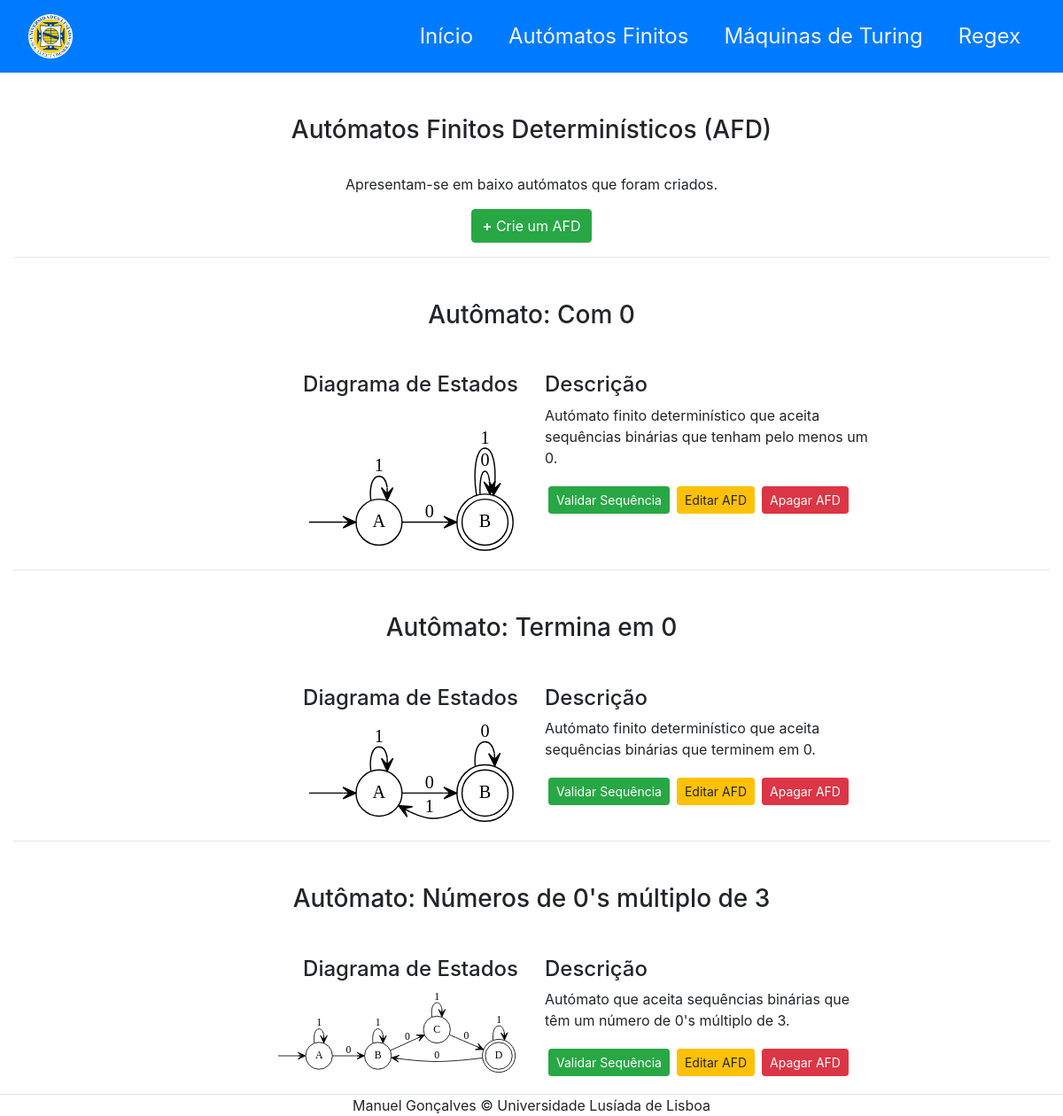
The page /automatosFinitos/ on the database as committed earlier.
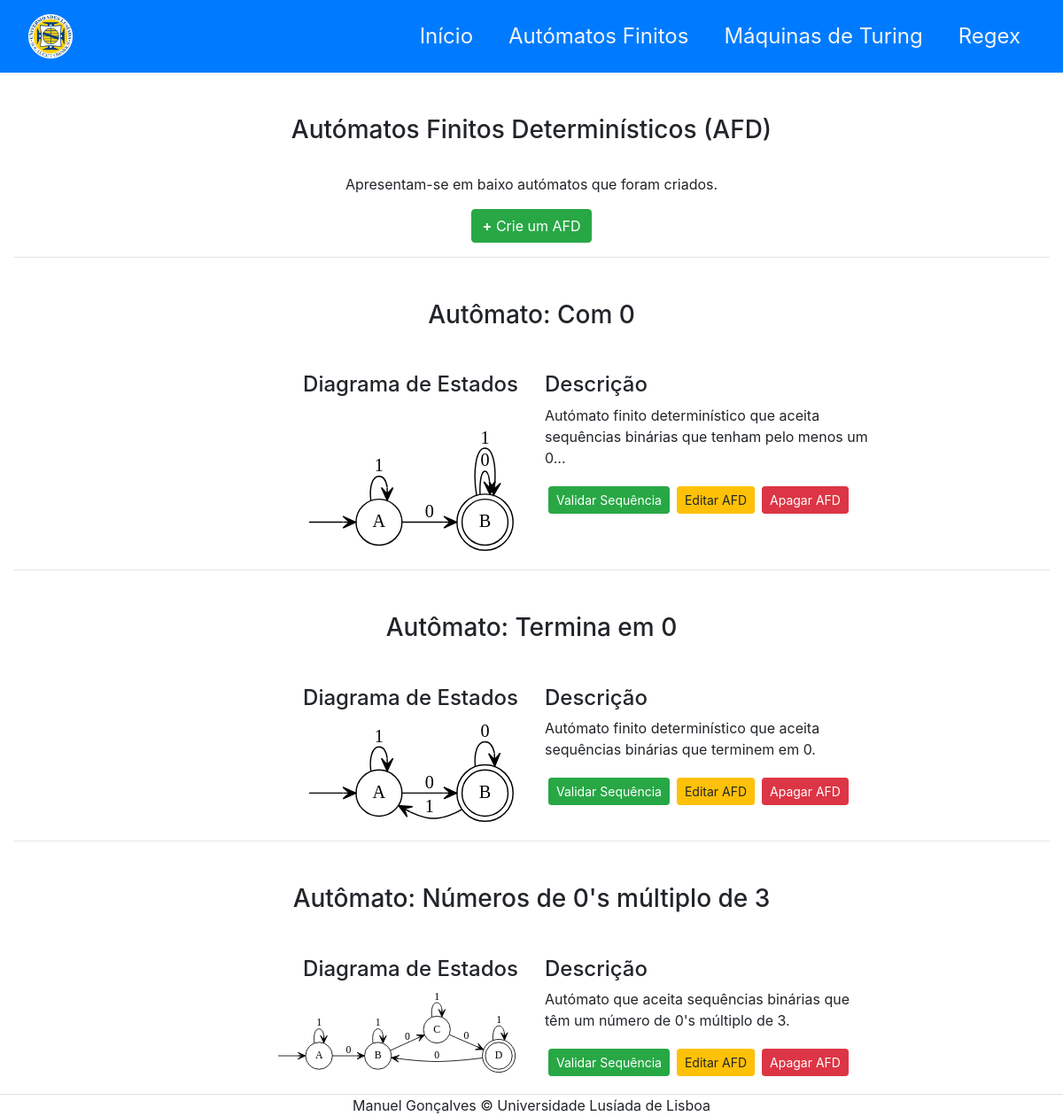
The same page on the database as committed later.
### website/models.py (models this page shows, shortened)
class Automato(models.Model):
    nome = models.CharField(max_length=100)
    descricao = models.CharField(max_length=100)
    alfabeto = models.CharField(max_length=100)
    estados = models.CharField(max_length=100)
    estadoInicial = models.CharField(max_length=100)
    estadosDeAceitacao = models.CharField(max_length=100)
    dicionarioTransicao = models.CharField(max_length=1000)
    diagrama = models.CharField(max_length=100)

### website/views.py (the view)
# urls.py: path('automatosFinitos/', views.automatosFinitos, name='automatosFinitos'),
def automatosFinitos(request):
    context = {'automatosFinitos': Automato.objects.all()}
    return render(request, 'website/automato/automatosFinitos.html', context)

### website/templates/website/automato/automatosFinitos.html (shortened to what this page needs)
{% extends 'website/layout.html' %}
{% block main %}
<main class="col-12 text-center">
    <h3>Autómatos Finitos Determinísticos (AFD)</h3>
    <br>
    <p>Apresentam-se em baixo autómatos que foram criados.</p>
    <button class="btn btn-success btn-md mx-auto"><b>+</b> Crie um AFD</button>
        {% load static %}
            {% for automato in automatosFinitos %}
            <hr>
            <h3 class="m-5">Autômato: {{ automato.nome }}</h3>
            <div class="row ">
                <div class="col-12 col-md-6 text-left text-md-right">
                    <h4>Diagrama de Estados</h4>
                    <a href="{% url 'website:validarAutomato' automato.id %}">
                        <img  src="{% static automato.diagrama %}" alt="" width="320px">
                    </a>
                </div>
                <div class="col-12 col-md-4 text-left">
                    <h4>Descrição</h4>
                    <p>{{ automato.descricao }}</p>
                    <div class="d-flex flex-column flex-md-row  mx-auto">
                        <a href="{% url 'website:validarAutomato' automato.id %}" class="btn btn-success btn-sm my-1 mx-1">
                            Validar Sequência
                        </a>
                        <a href="{% url 'website:editarAutomato' automato.id %}" class="btn btn-warning btn-sm my-1 mx-1">
                            Editar AFD
                        </a>
                        <a href="{% url 'website:apagarAutomato' automato.id %}" class="btn btn-danger btn-sm my-1 mx-1">
                            Apagar AFD
                        </a>
                    </div>
                </div>
            </div>
            {% endfor %}
        </div>
{% endblock %}

Rows that differ between the two databases and show on the page:
changed Automato "Com 0": descricao "Autómato finito determinístico que aceita sequências binárias que tenham pelo menos um 0." → "Autómato finito determinístico que aceita sequências binárias que tenham pelo menos um 0..."
